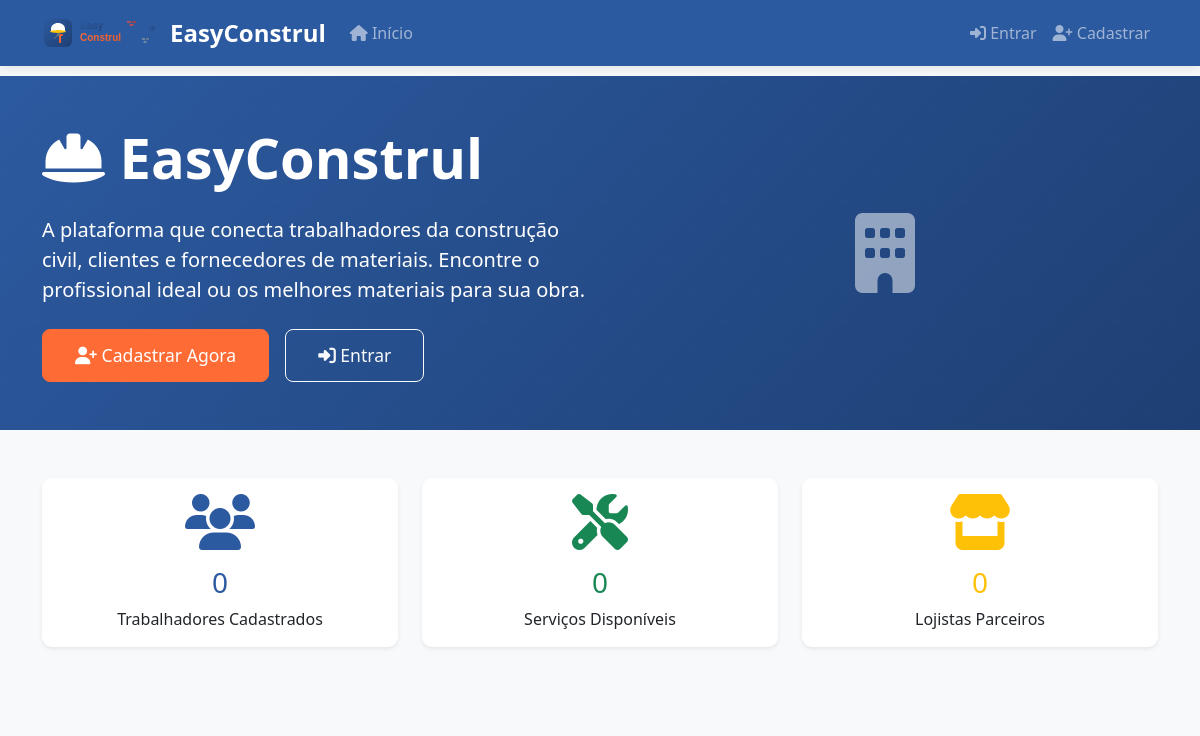
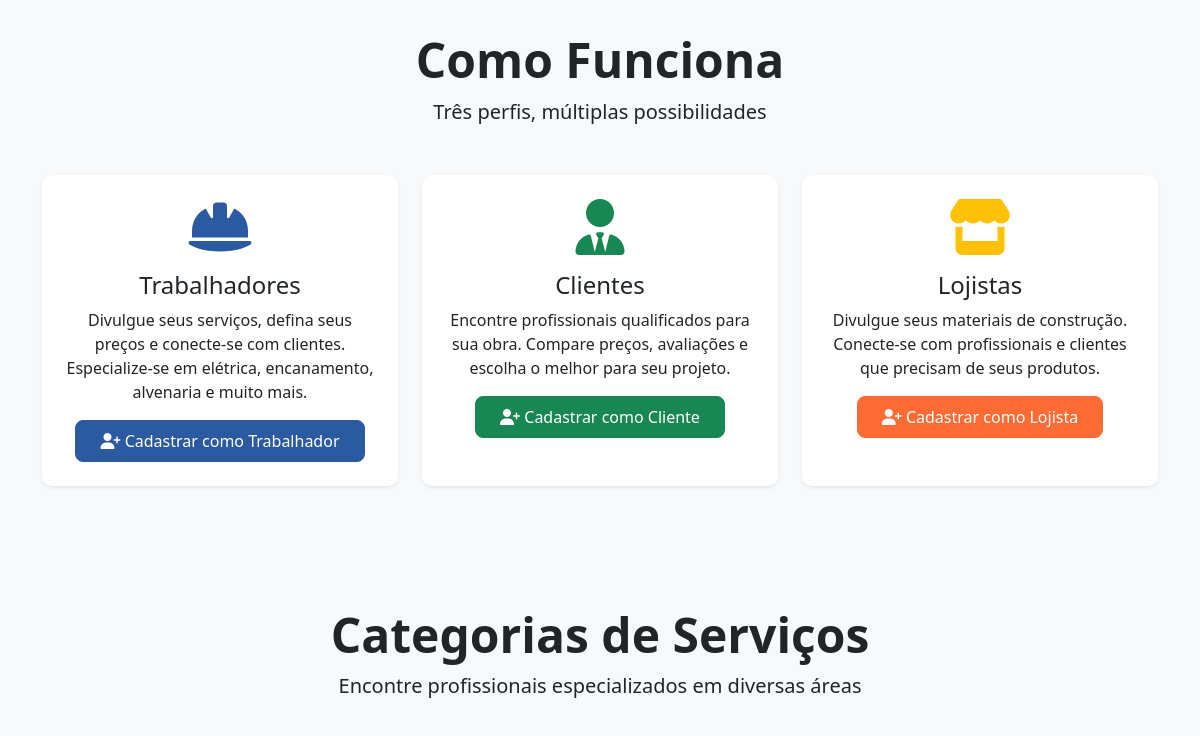
Before: / (upper part) with the older database file (2 pictures, top to bottom).
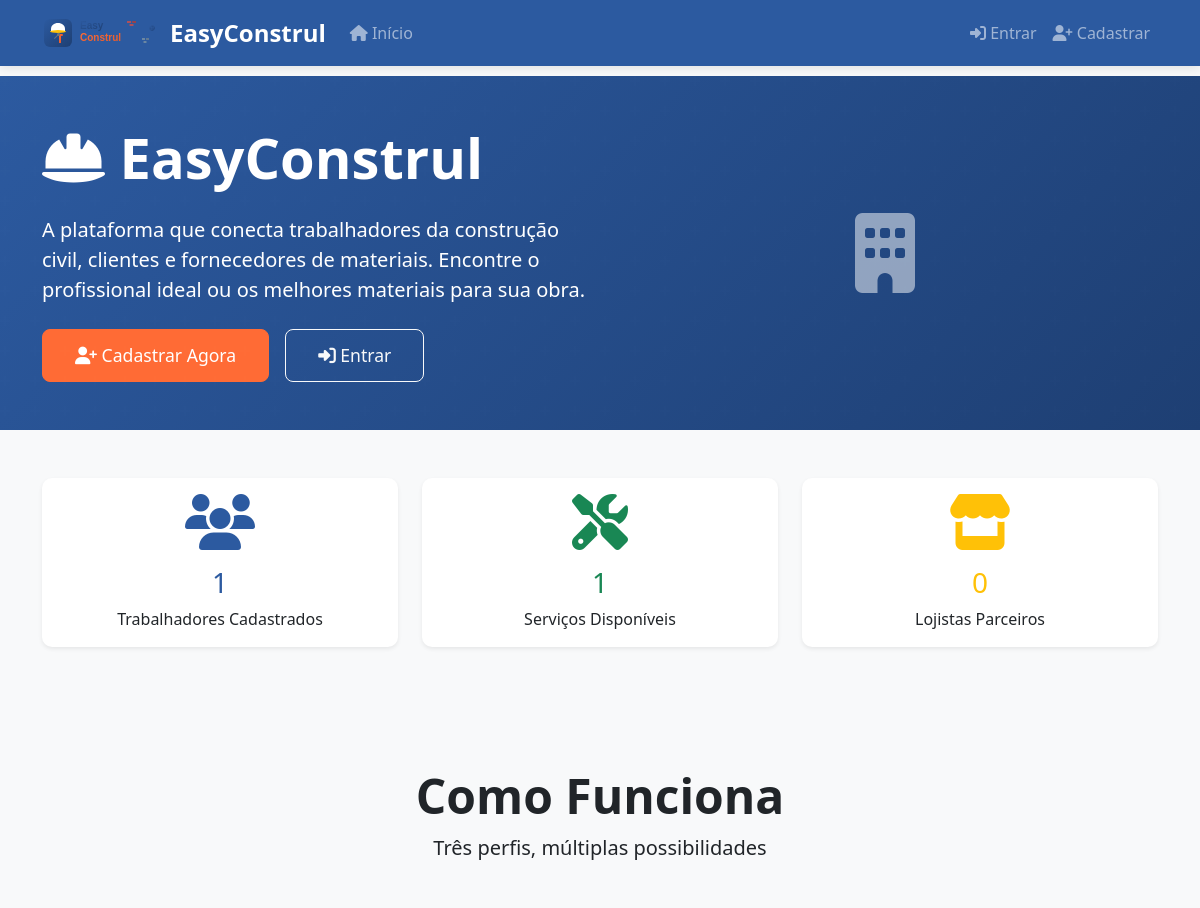
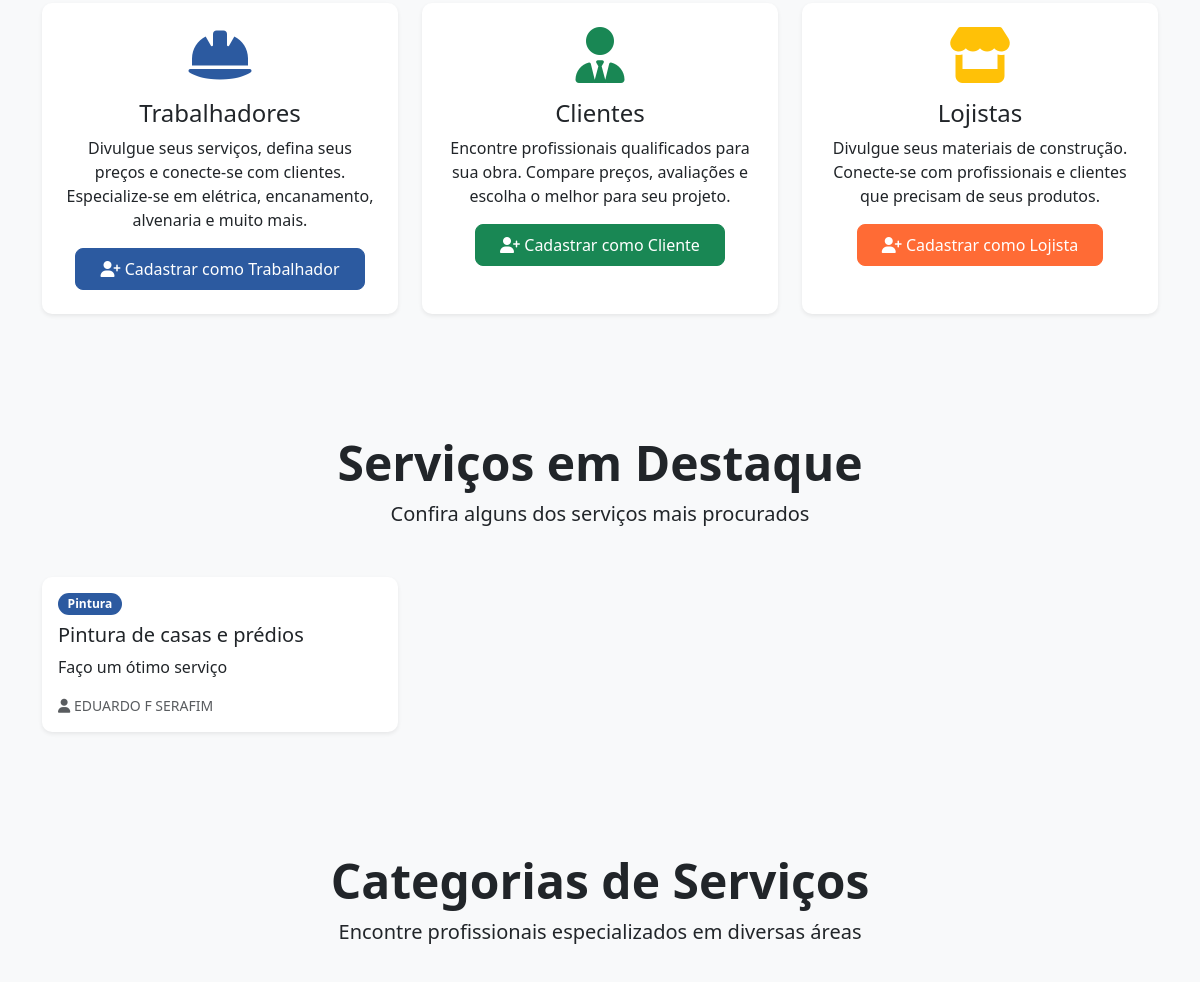
After: the same page with the newer database file (2 pictures, top to bottom).
### models.py (models this page shows, shortened)
class Servico(db.Model):
    id = db.Column(db.Integer, primary_key=True)
    trabalhador_id = db.Column(db.Integer, db.ForeignKey('perfil_trabalhador.id'), nullable=False)
    titulo = db.Column(db.String(100), nullable=False)
    descricao = db.Column(db.Text, nullable=False)
    categoria = db.Column(db.String(50), nullable=False)  # elétrica, encanamento, alvenaria, etc.
    preco_minimo = db.Column(db.Float)
    preco_maximo = db.Column(db.Float)
    tipo_preco = db.Column(db.String(20), default='negociavel')  # fixo, por_hora, negociavel
    disponivel = db.Column(db.Boolean, default=True)
    data_criacao = db.Column(db.DateTime, default=datetime.utcnow)
    solicitacoes = db.relationship('SolicitacaoServico', backref='servico', lazy=True)

class Usuario(UserMixin, db.Model):
    id = db.Column(db.Integer, primary_key=True)
    nome = db.Column(db.String(100), nullable=False)
    email = db.Column(db.String(120), unique=True, nullable=False)
    telefone = db.Column(db.String(20))
    senha_hash = db.Column(db.String(256), nullable=False)
    tipo_usuario = db.Column(db.String(20), nullable=False)  # 'trabalhador', 'cliente', 'lojista', 'admin'
    data_criacao = db.Column(db.DateTime, default=datetime.utcnow)
    ativo = db.Column(db.Boolean, default=True)
    perfil_trabalhador = db.relationship('PerfilTrabalhador', backref='usuario', uselist=False, cascade='all, delete-orphan')
    perfil_cliente = db.relationship('PerfilCliente', backref='usuario', uselist=False, cascade='all, delete-orphan')
    perfil_lojista = db.relationship('PerfilLojista', backref='usuario', uselist=False, cascade='all, delete-orphan')
    perfil_administrador = db.relationship('PerfilAdministrador', backref='usuario', uselist=False, cascade='all, delete-orphan')

### routes.py (the view)
@main.route('/')
def index():
    servicos_destaque = Servico.query.filter_by(disponivel=True).limit(6).all()
    total_trabalhadores = PerfilTrabalhador.query.count()
    total_servicos = Servico.query.filter_by(disponivel=True).count()
    total_lojistas = PerfilLojista.query.count()
    return render_template('index.html',
                         servicos_destaque=servicos_destaque,
                         total_trabalhadores=total_trabalhadores,
                         total_servicos=total_servicos,
                         total_lojistas=total_lojistas)

### templates/index.html (shortened to what this page needs)
{% extends "base.html" %}
{% block content %}
<section class="hero-section bg-primary text-white py-5">
    <div class="container">
        <div class="row align-items-center">
            <div class="col-lg-6">
                <h1 class="display-4 fw-bold mb-4">
                    <i class="fas fa-hard-hat"></i> EasyConstrul
                </h1>
                <p class="lead mb-4">
                    A plataforma que conecta trabalhadores da construção civil, clientes e fornecedores de materiais.
                    Encontre o profissional ideal ou os melhores materiais para sua obra.
                </p>
                {% if not current_user.is_authenticated %}
                    <div class="d-flex gap-3">
                        <a href="{{ url_for('auth.register') }}" class="btn btn-warning btn-lg">
                            <i class="fas fa-user-plus"></i> Cadastrar Agora
                        </a>
                        <a href="{{ url_for('auth.login') }}" class="btn btn-outline-light btn-lg">
                            <i class="fas fa-sign-in-alt"></i> Entrar
                        </a>
                    </div>
                {% endif %}
            </div>
            <div class="col-lg-6">
                <div class="text-center">
                    <i class="fas fa-building display-1 opacity-50"></i>
                </div>
            </div>
        </div>
    </div>
</section>
<section class="py-5 bg-light">
    <div class="container">
        <div class="row text-center">
            <div class="col-md-4 mb-4">
                <div class="card border-0 shadow-sm h-100">
                    <div class="card-body">
                        <i class="fas fa-users text-primary display-4 mb-3"></i>
                        <h3 class="text-primary">{{ total_trabalhadores }}</h3>
                        <p class="card-text">Trabalhadores Cadastrados</p>
                    </div>
                </div>
            </div>
            <div class="col-md-4 mb-4">
                <div class="card border-0 shadow-sm h-100">
                    <div class="card-body">
                        <i class="fas fa-tools text-success display-4 mb-3"></i>
                        <h3 class="text-success">{{ total_servicos }}</h3>
                        <p class="card-text">Serviços Disponíveis</p>
                    </div>
                </div>
            </div>
            <div class="col-md-4 mb-4">
                <div class="card border-0 shadow-sm h-100">
                    <div class="card-body">
                        <i class="fas fa-store text-warning display-4 mb-3"></i>
                        <h3 class="text-warning">{{ total_lojistas }}</h3>
                        <p class="card-text">Lojistas Parceiros</p>
                    </div>
                </div>
            </div>
        </div>
    </div>
</section>
<section class="py-5">
    <div class="container">
        <div class="text-center mb-5">
            <h2 class="display-5 fw-bold">Como Funciona</h2>
            <p class="lead">Três perfis, múltiplas possibilidades</p>
        </div>
        <div class="row">
            <div class="col-lg-4 mb-4">
                <div class="card border-0 shadow-sm h-100">
                    <div class="card-body text-center p-4">
                        <i class="fas fa-hard-hat text-primary display-4 mb-3"></i>
                        <h4 class="card-title">Trabalhadores</h4>
                        <p class="card-text">
                            Divulgue seus serviços, defina seus preços e conecte-se com clientes.
                            Especialize-se em elétrica, encanamento, alvenaria e muito mais.
                        </p>
                        {% if not current_user.is_authenticated %}
                            <a href="{{ url_for('auth.register') }}?tipo=trabalhador" class="btn btn-primary">
                                <i class="fas fa-user-plus"></i> Cadastrar como Trabalhador
                            </a>
                        {% endif %}
                    </div>
                </div>
            </div>
            <div class="col-lg-4 mb-4">
                <div class="card border-0 shadow-sm h-100">
                    <div class="card-body text-center p-4">
                        <i class="fas fa-user-tie text-success display-4 mb-3"></i>
                        <h4 class="card-title">Clientes</h4>
                        <p class="card-text">
                            Encontre profissionais qualificados para sua obra.
                            Compare preços, avaliações e escolha o melhor para seu projeto.
                        </p>
                        {% if not current_user.is_authenticated %}
                            <a href="{{ url_for('auth.register') }}?tipo=cliente" class="btn btn-success">
                                <i class="fas fa-user-plus"></i> Cadastrar como Cliente
                            </a>
                        {% endif %}
                    </div>
                </div>
            </div>
            <div class="col-lg-4 mb-4">
                <div class="card border-0 shadow-sm h-100">
                    <div class="card-body text-center p-4">
                        <i class="fas fa-store text-warning display-4 mb-3"></i>
                        <h4 class="card-title">Lojistas</h4>
                        <p class="card-text">
                            Divulgue seus materiais de construção.
                            Conecte-se com profissionais e clientes que precisam de seus produtos.
                        </p>
                        {% if not current_user.is_authenticated %}
                            <a href="{{ url_for('auth.register') }}?tipo=lojista" class="btn btn-warning">
                                <i class="fas fa-user-plus"></i> Cadastrar como Lojista
                            </a>
                        {% endif %}
                    </div>
                </div>
            </div>
        </div>
    </div>
</section>
{% if servicos_destaque %}
<section class="py-5 bg-light">
    <div class="container">
        <div class="text-center mb-5">
            <h2 class="display-5 fw-bold">Serviços em Destaque</h2>
            <p class="lead">Confira alguns dos serviços mais procurados</p>
        </div>
        <div class="row">
            {% for servico in servicos_destaque %}
                <div class="col-lg-4 col-md-6 mb-4">
                    <div class="card border-0 shadow-sm h-100">
                        <div class="card-body">
                            <div class="d-flex justify-content-between align-items-start mb-2">
                                <span class="badge bg-primary">{{ servico.categoria|title }}</span>
                            </div>
                            <h5 class="card-title">{{ servico.titulo }}</h5>
                            <p class="card-text">
                                {{ servico.descricao[:100] }}{% if servico.descricao|length > 100 %}...{% endif %}
                            </p>
                            <div class="d-flex justify-content-between align-items-center">
                                <small class="text-muted">
                                    <i class="fas fa-user"></i> {{ servico.trabalhador.usuario.nome }}
                                </small>
                            </div>
                        </div>
                    </div>
                </div>
            {% endfor %}
        </div>
    </div>
</section>
{% endif %}
<section class="py-5">
    <div class="container">
        <div class="text-center mb-5">
            <h2 class="display-5 fw-bold">Categorias de Serviços</h2>
            <p class="lead">Encontre profissionais especializados em diversas áreas</p>
        </div>
    </div>
</section>
{% endblock %}

### templates/base.html (shortened to what this page needs)
<!DOCTYPE html>
<html lang="pt-BR">
<head>
    <link href="https://cdn.jsdelivr.net/npm/bootstrap@5.3.0/dist/css/bootstrap.min.css" rel="stylesheet">
    <link href="https://cdnjs.cloudflare.com/ajax/libs/font-awesome/6.4.0/css/all.min.css" rel="stylesheet">
    <link href="{{ url_for('static', filename='css/style.css') }}" rel="stylesheet">
</head>
<body>
    <nav class="navbar navbar-expand-lg navbar-dark bg-primary fixed-top">
        <div class="container">
            <a class="navbar-brand d-flex align-items-center" href="{{ url_for('main.index') }}">
                <img src="{{ url_for('static', filename='images/logo.svg') }}" alt="EasyConstrul" height="40" class="me-2">
                <strong>EasyConstrul</strong>
            </a>
            <div class="collapse navbar-collapse" id="navbarNav">
                <ul class="navbar-nav me-auto">
                    <li class="nav-item">
                        <a class="nav-link" href="{{ url_for('main.index') }}">
                            <i class="fas fa-home"></i> Início
                        </a>
                    </li>
                </ul>
                <ul class="navbar-nav">
                    {% if current_user.is_authenticated %}
                        <li class="nav-item dropdown">
                            <a class="nav-link dropdown-toggle" href="#" role="button" data-bs-toggle="dropdown">
                                <i class="fas fa-user-circle"></i> {{ current_user.nome }}
                            </a>
                            <ul class="dropdown-menu">
                                <li><a class="dropdown-item" href="{{ url_for('auth.logout') }}">
                                    <i class="fas fa-sign-out-alt"></i> Sair
                                </a></li>
                            </ul>
                        </li>
                    {% else %}
                        <li class="nav-item">
                            <a class="nav-link" href="{{ url_for('auth.login') }}">
                                <i class="fas fa-sign-in-alt"></i> Entrar
                            </a>
                        </li>
                        <li class="nav-item">
                            <a class="nav-link" href="{{ url_for('auth.register') }}">
                                <i class="fas fa-user-plus"></i> Cadastrar
                            </a>
                        </li>
                    {% endif %}
                </ul>
            </div>
        </div>
    </nav>
    <main class="main-content">
        {% block content %}{% endblock %}
    </main>
</body>
</html>

### static/css/style.css (style rules this page uses)
:root { --primary-color: #2c5aa0; --primary-dark: #1e3f73; --secondary-color: #f39c12; --secondary-dark: #d68910; --success-color: #27ae60; --danger-color: #e74c3c; --warning-color: #f39c12; --info-color: #3498db; --light-color: #f8f9fa; --dark-color: #2c3e50; --construction-orange: #ff6b35; --construction-yellow: #ffc107; --construction-gray: #6c757d; }
.btn-primary { background-color: var(--primary-color); border-color: var(--primary-color); }
.btn-warning { background-color: var(--construction-orange); border-color: var(--construction-orange); color: white; }
.bg-primary { background-color: var(--primary-color) !important; }
.text-primary { color: var(--primary-color) !important; }
.navbar-brand { font-size: 1.5rem; font-weight: 700; }
body { font-family: 'Segoe UI', Tahoma, Geneva, Verdana, sans-serif; background-color: #f8f9fa; }
.main-content { margin-top: 76px; min-height: calc(100vh - 76px); }
.hero-section { background: linear-gradient(135deg, var(--primary-color) 0%, var(--primary-dark) 100%); position: relative; overflow: hidden; }
.hero-section::before { content: ''; position: absolute; top: 0; left: 0; right: 0; bottom: 0; opacity: 0.1; }
.card { border-radius: 10px; transition: all 0.3s ease; }
.badge.bg-primary { background-color: var(--primary-color) !important; }
.badge { font-size: 0.75em; padding: 0.4em 0.8em; border-radius: 20px; }
.navbar { box-shadow: 0 2px 10px rgba(0,0,0,0.1); backdrop-filter: blur(10px); }
.navbar-nav .nav-link { font-weight: 500; transition: all 0.3s ease; position: relative; }
.navbar-nav .nav-link::after { content: ''; position: absolute; width: 0; height: 2px; bottom: 0; left: 50%; background-color: var(--construction-yellow); transition: all 0.3s ease; }
.btn { border-radius: 8px; font-weight: 500; padding: 0.5rem 1.5rem; transition: all 0.3s ease; }
.btn-lg { padding: 0.75rem 2rem; font-size: 1.1rem; }

Changed rows visible on the page:
added Servico: categoria "Pintura", titulo "Pintura de casas e prédios", descricao "Faço um ótimo serviço", trabalhador.usuario.nome "EDUARDO F SERAFIM"
Other visible differences:
{{ total_trabalhadores }}: "0" → "1"
{{ total_servicos }}: "0" → "1"
text now shown: "Serviços em Destaque Confira alguns dos serviços mais procurados"
